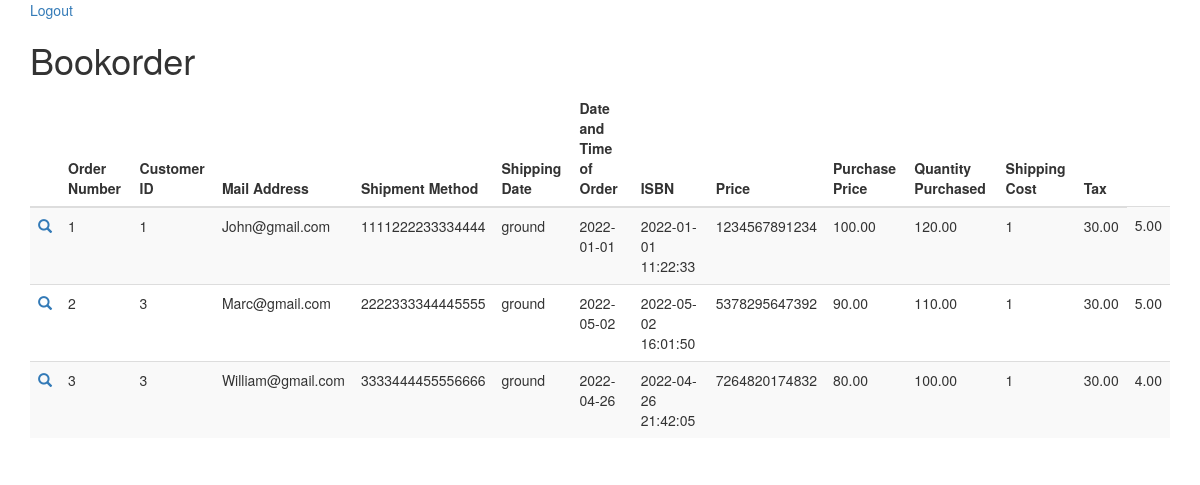
The page / (signed in) on the database its author committed.
### tables this page shows
CREATE TABLE bookorder(
    Order_Number INT NOT NULL,
    Cus_ID INT,
    Mailing_Address VARCHAR(500),
    Credit_Card_Number VARCHAR(16),
    Shipment_Method VARCHAR(50),
    Shipping_Date DATE,
    Date_and_Time_of_Order DATETIME,
    ISBN VARCHAR(17),
    Price DECIMAL(7, 2),
    Purchase_Price DECIMAL(7, 2),
    Quantity_Purchased INT,
    Shipping_Cost DECIMAL(7, 2),
    Tax DECIMAL(7, 2),
    PRIMARY KEY(Order_Number)
);

### www/index.php (the view, shortened to what this page needs)
<!DOCTYPE html>
<html>
<head>
    <link rel="stylesheet" href="http://maxcdn.bootstrapcdn.com/bootstrap/3.3.6/css/bootstrap.min.css">
</head>
<body>
    <div class="container">
        <td colspan=2>
            <a href="logout.php">Logout</a>
        </td>
        <?php echo "<h1>Bookorder</h1>"; ?>
        <?php
        require_once '_route.php';
        $query = 'SELECT * From bookorder';
        $result = mysqli_query($conn, $query);
        echo '<table class="table table-striped">';
        echo '<thead><tr><th></th><th>Order Number</th><th>Customer ID</th><th>Mail Address</th><th>Shipment Method</th><th>Shipping Date</th><th>Date and Time of Order</th><th>ISBN</th><th>Price</th><th>Purchase Price</th><th>Quantity Purchased</th><th>Shipping Cost</th><th>Tax</th></tr></thead>';
        while ($value = $result->fetch_array(MYSQLI_ASSOC)) {
            echo '<tr>';
            echo '<td><a href="#"><span class="glyphicon glyphicon-search"></span></a></td>';
            unset($value[3]);
            foreach ($value as $element) {
                echo '<td>' . $element . '</td>';
            }
            echo '</tr>';
        }
        echo '</table>';
        ?>
    </div>
</body>
</html>

### rows shown on the page
bookorder: element "1", Mailing_Address "John@gmail.com", Credit_Card_Number "1111222233334444", Shipment_Method "ground", Shipping_Date "2022-01-01", Date_and_Time_of_Order "2022-01-01 11:22:33", ISBN "1234567891234", Price "100.00", Purchase_Price "120.00", Shipping_Cost "30.00", Tax "5.00"
bookorder: Order_Number "2", Cus_ID "3", Mailing_Address "Marc@gmail.com", Credit_Card_Number "2222333344445555", Shipment_Method "ground", Shipping_Date "2022-05-02", Date_and_Time_of_Order "2022-05-02 16:01:50", ISBN "5378295647392", Price "90.00", Purchase_Price "110.00", Quantity_Purchased "1", Shipping_Cost "30.00", Tax "5.00"
bookorder: element "3", Mailing_Address "William@gmail.com", Credit_Card_Number "3333444455556666", Shipment_Method "ground", Shipping_Date "2022-04-26", Date_and_Time_of_Order "2022-04-26 21:42:05", ISBN "7264820174832", Price "80.00", Purchase_Price "100.00", Quantity_Purchased "1", Shipping_Cost "30.00", Tax "4.00"
